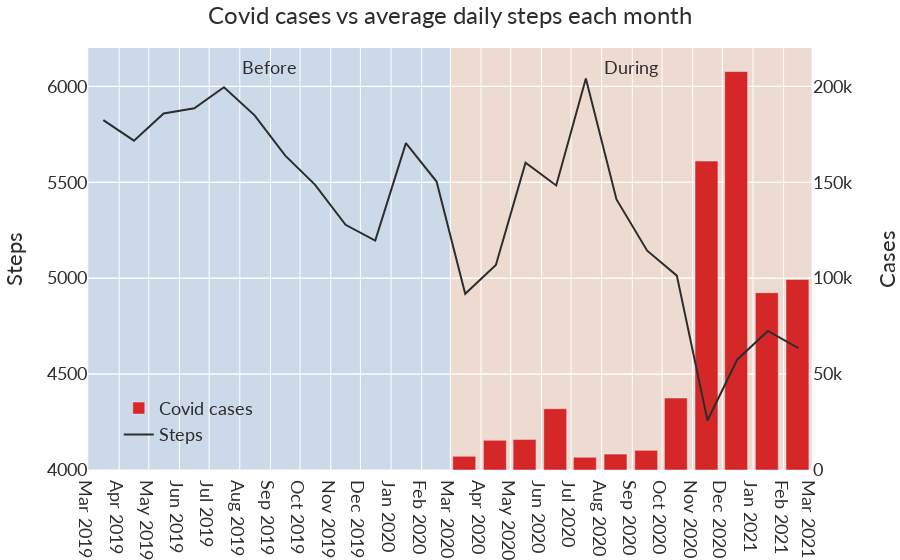

Notebook code for this chart:
### Code cell
# covid_cases['scaled'] = covid_cases.cases / 150
fig = make_subplots(specs=[[{ "secondary_y": True }]])
fig.add_trace(go.Bar(x=covid_cases['date'], y=covid_cases['cases'], name="Covid cases", marker_color=px.colors.qualitative.D3[3]), secondary_y=False,)
fig.add_trace(go.Line(x=months_diff['month'], y=months_diff['steps'], name="Steps", line=dict(color=black_color)), secondary_y=True)
fig.update_layout(yaxis=dict(nticks=5), yaxis2=dict(nticks=5))
fig.update_layout(
    title_text="Covid cases vs average daily steps each month"
)
fig.update_yaxes(title_text="Cases", secondary_y=False)
fig.update_yaxes(title_text="Steps", secondary_y=True)

fig.update_xaxes(
    dtick="M1",
    tickformat="%b\n%Y")

annotate_before_after(fig, True, 210000)
style_plot(fig)
fig.update_layout(legend=dict(
        bgcolor="rgba(255,255,255, 0.0)",
        yanchor="top",
        y=0.19,
        xanchor="left",
        x=0.04
    ))
fig.update_layout(dict(yaxis2={'anchor': 'x', 'overlaying': 'y', 'side': 'left', 'range': [4000, 6200] },
                  yaxis={'anchor': 'x', 'domain': [0.0, 1.0], 'side':'right', 'range': [0, 220000]}))

plt.gcf().set_size_inches(600/96, 400/96)

fig.show()

### Figure 1 — Plotly figure (JSON) as saved in the notebook; plotly's stock layout.template omitted (floating-point values rounded to 4 significant figures)
{"data": [{"marker": {"color": "#D62728"}, "name": "Covid cases", "type": "bar", "x": ["2019-03-15T00:00:00", "2019-04-15T00:00:00", "2019-05-15T00:00:00", "2019-06-15T00:00:00", "2019-07-15T00:00:00", "2019-08-15T00:00:00", "2019-09-15T00:00:00", "2019-10-15T00:00:00", "2019-11-15T00:00:00", "2019-12-15T00:00:00", "2020-01-15T00:00:00", "2020-02-15T00:00:00", "2020-03-15T00:00:00", "2020-04-15T00:00:00", "2020-05-15T00:00:00", "2020-06-15T00:00:00", "2020-07-15T00:00:00", "2020-08-15T00:00:00", "2020-09-15T00:00:00", "2020-10-15T00:00:00", "2020-11-15T00:00:00", "2020-12-15T00:00:00", "2021-01-15T00:00:00", "2021-02-15T00:00:00"], "xaxis": "x", "y": [0, 0, 0, 0, 0, 0, 0, 0, 0, 0, 0, 14, 7159, 15527, 15961, 31951, 6673, 8285, 10233, 37527, 161065, 207718, 92437, 99336], "yaxis": "y"}, {"line": {"color": "#2D2D2D"}, "name": "Steps", "type": "scatter", "x": ["2019-03-16", "2019-04-16", "2019-05-16", "2019-06-16", "2019-07-16", "2019-08-16", "2019-09-16", "2019-10-16", "2019-11-16", "2019-12-16", "2020-01-16", "2020-02-16", "2020-03-16", "2020-04-16", "2020-05-16", "2020-06-16", "2020-07-16", "2020-08-16", "2020-09-16", "2020-10-16", "2020-11-16", "2020-12-16", "2021-01-16", "2021-02-16"], "xaxis": "x", "y": [5824.0, 5717.0, 5858.0, 5886.0, 5995.0, 5849.0, 5639.0, 5488.0, 5278.0, 5196.0, 5704.0, 5504.0, 4919.0, 5068.0, 5602.0, 5483.0, 6041.0, 5411.0, 5144.0, 5013.0, 4258.0, 4575.0, 4725.0, 4636.0], "yaxis": "y2"}], "layout": {"annotations": [{"showarrow": false, "text": "Before", "x": "2019-08-31T00:00:00", "y": 210000}, {"showarrow": false, "text": "During", "x": "2020-08-30T12:00:00", "y": 210000}], "autosize": true, "font": {"color": "#2D2D2D", "family": "Lato, sans-serif", "size": 18}, "legend": {"bgcolor": "rgba(255,255,255, 0.0)", "title": {"text": ""}, "x": 0.04, "xanchor": "left", "y": 0.19, "yanchor": "top"}, "margin": {"b": 32, "l": 0, "r": 0, "t": 48}, "shapes": [{"fillcolor": "#1F77B4", "layer": "below", "line": {"width": 0}, "opacity": 0.15, "type": "rect", "x0": "2019-03-01T00:00:00", "x1": "2020-03-01T00:00:00", "xref": "x", "y0": 0, "y1": 1, "yref": "y domain"}, {"fillcolor": "#FF7F0E", "layer": "below", "line": {"width": 0}, "opacity": 0.15, "type": "rect", "x0": "2020-03-01T00:00:00", "x1": "2021-03-01T00:00:00", "xref": "x", "y0": 0, "y1": 1, "yref": "y domain"}], "title": {"font": {"size": 24}, "text": "Covid cases vs average daily steps each month"}, "xaxis": {"anchor": "y", "autorange": true, "domain": [0, 0.94], "dtick": "M1", "range": ["2019-02-28 12:00", "2021-03-01 12:00"], "tickfont": {"size": 18}, "tickformat": "%b %Y", "type": "date"}, "yaxis": {"anchor": "x", "domain": [0, 1], "nticks": 5, "range": [0, 220000], "side": "right", "tickfont": {"size": 18}, "title": {"standoff": 32, "text": "Cases"}, "type": "linear"}, "yaxis2": {"anchor": "x", "nticks": 5, "overlaying": "y", "range": [4000, 6200], "side": "left", "title": {"standoff": 32, "text": "Steps"}, "type": "linear"}}}
